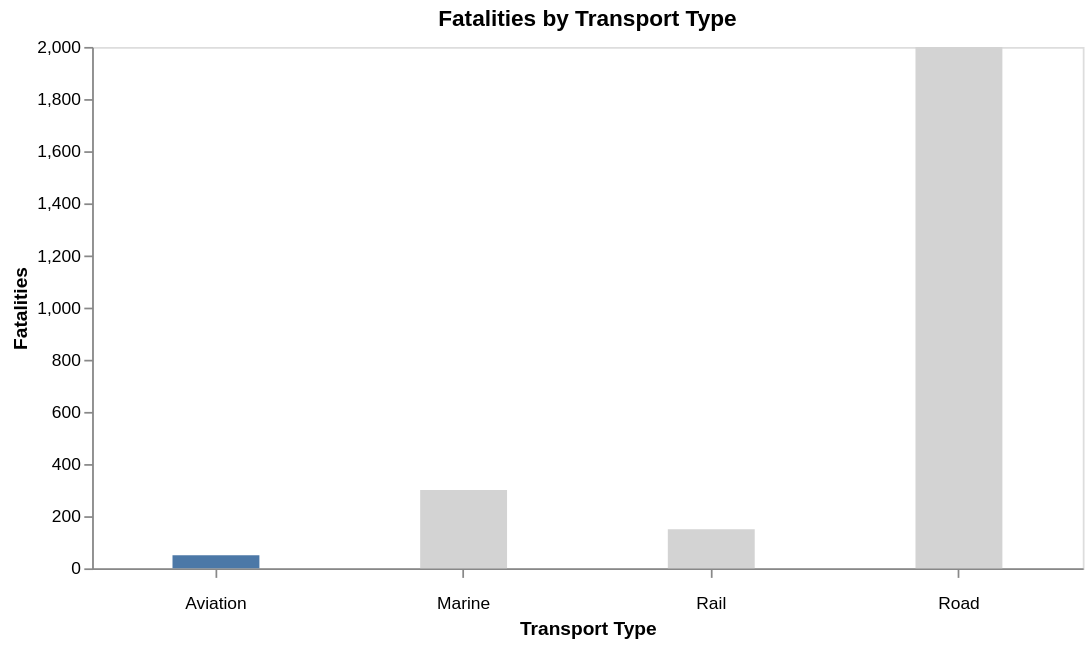

Here is the Vega-Lite specification saved for this chart:
### Vega-Lite specification from a JSON file in a GitHub repository (floating-point values rounded to 4 significant figures)
{"$schema": "https://vega.github.io/schema/vega-lite/v5.json", "description": "Bar chart showing fatalities of road, rail, marine, and aviation transport.", "width": 570, "title": "Fatalities by Transport Type", "data": {"values": [{"transport": "Road", "fatalities": 2000}, {"transport": "Rail", "fatalities": 150}, {"transport": "Marine", "fatalities": 300}, {"transport": "Aviation", "fatalities": 50}]}, "mark": {"type": "bar", "tooltip": true, "size": 50}, "encoding": {"x": {"field": "transport", "type": "nominal", "axis": {"title": "Transport Type", "labelAngle": 0, "labelPadding": 10}}, "y": {"field": "fatalities", "type": "quantitative", "axis": {"title": "Fatalities"}}, "color": {"field": "transport", "type": "nominal", "scale": {"domain": ["Aviation", "Road", "Rail", "Marine"], "range": ["#4c78a7", "lightgray", "lightgray", "lightgray"]}, "legend": null}}, "config": {"background": null, "axis": {"grid": false}}}
